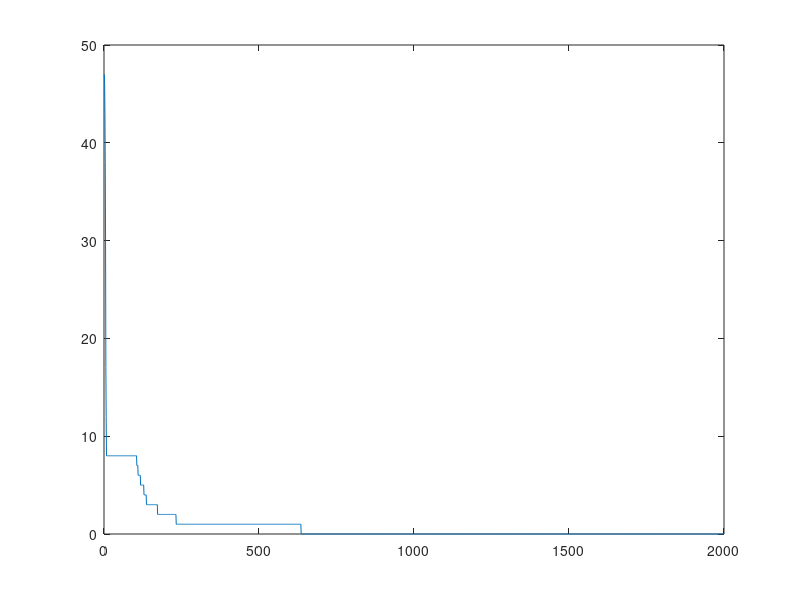

This chart was generated by the following MATLAB code:


% if we change eta to smaller values we need to increase epochs alot
% backdrop will converge eventually, but it depends on the eta if it will
% be fast or not. Too large eta will converge fast, but may start
% oscillating, too small eta will converge but slowly


patterns=eye(8)*2-1
targets=patterns

X = [patterns; ones(1,8)];
T = targets;

% generera vikt verktor random element n?ra 0.  

eta = 0.05;
alpha = 0.9;
hidden = 3;
[insize, ndata] = size(patterns);
[outsize, ndata] = size(targets);


w = rand(hidden,(insize+1))* 2/sqrt(insize) - 1/sqrt(insize);
v = rand(outsize,hidden+1)* 2/sqrt(insize) - 1/sqrt(insize);


dv = zeros(outsize,(hidden+1));
dw = zeros(hidden,(insize+1));

epoch = 2000; 

%DELTA REGELN
%dW = -n*(W*X - T)*X.';

error=(1:epoch)

for i = 1:epoch
    
    %Forward
    
    hin = w * X; % input * weights = weighted inputs
    hout = [2 ./ (1+exp(-hin)) - 1 ; ones(1,ndata)]; % apply transfer func and add 
    oin = v * hout;
    out = 2 ./ (1+exp(-oin)) - 1;
    
    %Backward
    delta_o = (out - targets) .* ((1 + out) .* (1 - out)) * 0.5;
    delta_h = (v' * delta_o) .* ((1 + hout) .* (1 - hout)) * 0.5;
    delta_h = delta_h(1:hidden, :);
    
    %Viktuppdatering
    dw = (dw .* alpha) - (delta_h * X') .* (1-alpha); %momentum - (Alpha*old sw)
    dv = (dv .* alpha) - (delta_o * hout') .* (1-alpha);
    w = w + dw .* eta;
    v = v + dv .* eta;
   
    
    error(i) = sum(sum(abs(sign(out) - targets)./2));
    
    %Error expalined:
    %1: sign(out) - targets = if both are same sign, we get 0 => zero error
    %2: /2 => because if different sign we'll get 1--1 = 2 but we just want
    %to count it as 1 error, therefore /2
    %3: we then sum each row for it self
    %4: now we have a vector with numbers
    %5: the second sum sums the vector
    
end


plot(error)
